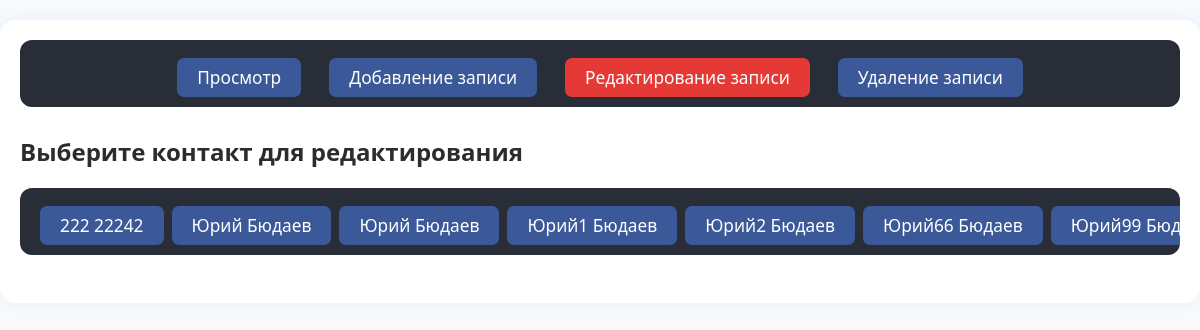
/index.php?action=edit, run on the app's committed database.
### tables this page shows
CREATE TABLE contacts (
        id INTEGER PRIMARY KEY AUTOINCREMENT,
        last_name TEXT NOT NULL,
        first_name TEXT NOT NULL,
        middle_name TEXT,
        gender TEXT,
        dob TEXT,
        phone TEXT,
        address TEXT,
        email TEXT,
        comment TEXT
    );

### edit.php (the view, shortened to what this page needs)
<?php
function show_edit_form() {
    $html = '';
    $edit_id = $_GET['id'] ?? null;
    $db = new SQLite3('contacts.db');
    if (!$edit_id) {
        $html .= '<h2>Выберите контакт для редактирования</h2>';
        $query = "SELECT id, last_name, first_name FROM contacts ORDER BY last_name ASC, first_name ASC";
        $results = $db->query($query);
        $html .= '<nav class="menu"><ul class="user-list-menu">';
        if ($results) {
            while ($row = $results->fetchArray()) {
                 $name = htmlspecialchars($row['last_name'] . ' ' . $row['first_name']);
                 $html .= '<li><a href="index.php?action=edit&id=' . $row['id'] . '">' . $name . '</a></li>';
            }
        } else {
            $html .= '<li>Нет записей в базе данных.</li>';
        }
        $html .= '</ul></nav>';
    }
    return $html;
}
?>

### style.css (style rules this page uses)
body { font-family: 'Segoe UI', Tahoma, Geneva, Verdana, sans-serif; margin: 0; padding: 0; background-color: #f8fafc; color: #2c2c2c; }
.menu { background-color: #282d37; padding: 18px 0 10px 0; margin-bottom: 28px; border-radius: 12px; overflow-x: auto; overflow-y: hidden; white-space: nowrap; display: flex; flex-direction: column; }
.menu ul { display: flex; justify-content: center; gap: 20px; list-style: none; padding: 0 20px; margin: 0; }
.menu ul li a { background: #3b5998; color: #fff; font-size: 1.08em; padding: 8px 20px; border-radius: 7px; margin: 0 4px; text-decoration: none; display: inline-block; transition: background 0.3s, color 0.3s, transform 0.45s cubic-bezier(.22,1,.36,1); }
.menu ul.user-list-menu { display: inline-flex; flex-wrap: nowrap; width: auto; justify-content: flex-start; gap: 8px; margin-bottom: 0; padding: 0 20px; margin: 0; }
.menu ul.user-list-menu li { list-style: none; padding: 0; margin: 0; }
.menu ul.user-list-menu li a { margin: 0; }

### data on the page
contacts: name "222 22242"
contacts: name "Юрий Бюдаев"
contacts: name "Юрий Бюдаев"
contacts: name "Юрий1 Бюдаев"
contacts: name "Юрий2 Бюдаев"
contacts: name "Юрий66 Бюдаев"
contacts: name "Юрий99…"

### other printed values
$label "Просмотр"
$label "Добавление записи"
$label "Редактирование записи"
$label "Удаление записи"
